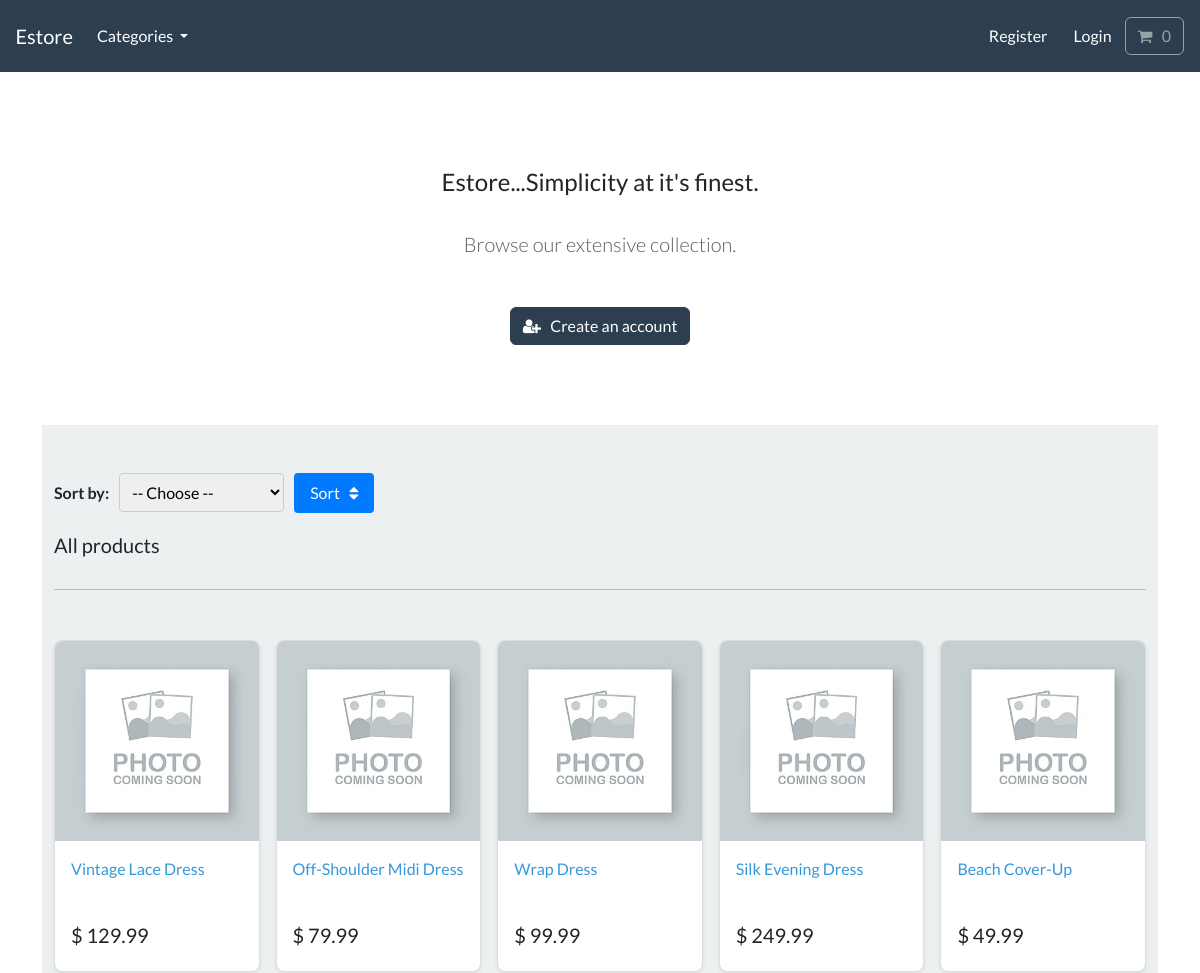
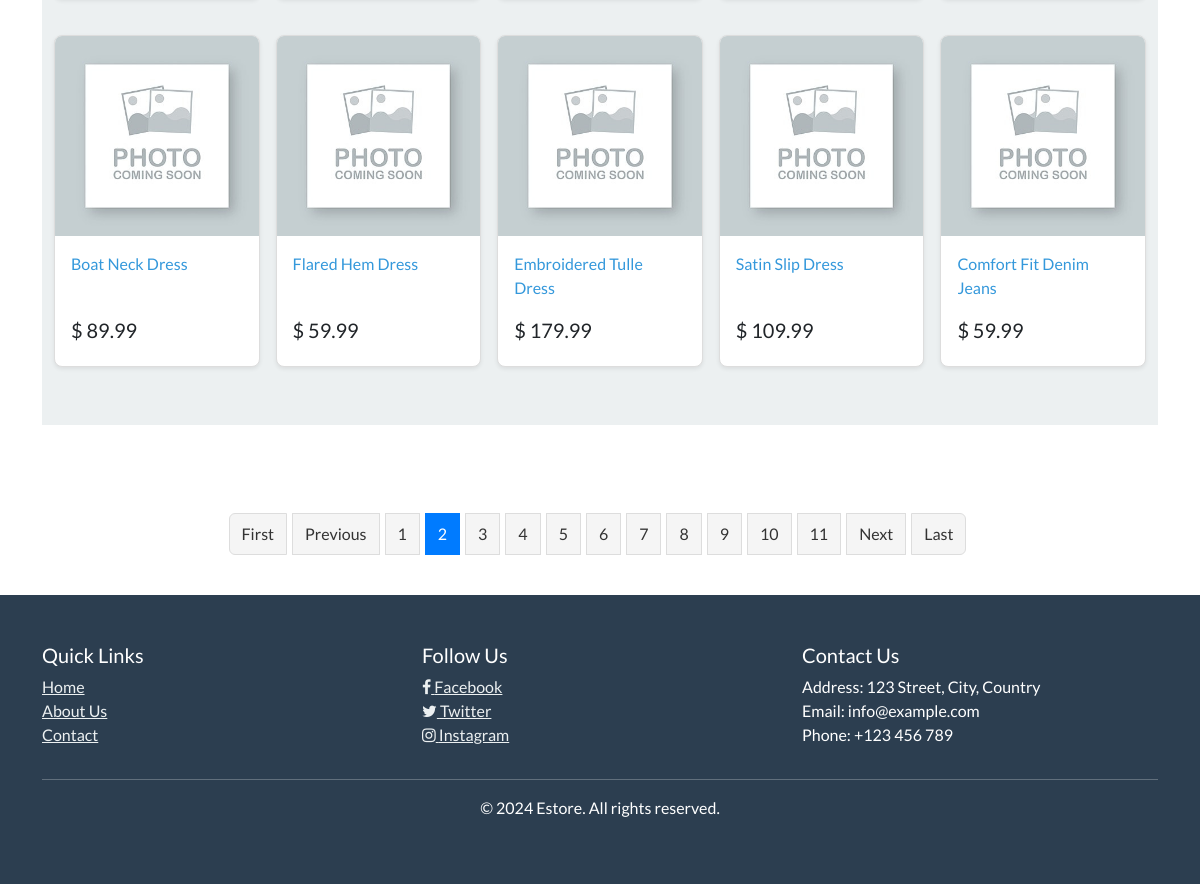
Screenshot of /?page=2 with the database file from the repository (2 pictures, top to bottom).
### store/models.py (models this page shows, shortened)
class Product(models.Model):
    category = models.ForeignKey(
        Category, related_name="product", on_delete=models.CASCADE, null=True
    )
    title = models.CharField(max_length=250)
    brand = models.CharField(max_length=250, default="unbranded")
    description = models.TextField(blank=True)
    slug = AutoSlugField(populate_from="title", unique=True)
    price = models.DecimalField(max_digits=6, decimal_places=2)
    default_image = models.ImageField(default="images/default.jpg", upload_to="images")
    class Meta:
        verbose_name_plural = "products"
    def get_absolute_url(self):
        return reverse("product-info", args=[self.slug])

### store/views.py (the view)
# urls.py: path("", include("store.urls")),  # Store
def store(request):
    sort_by = request.GET.get("sort_by")
    if sort_by == "price_asc":
        all_products = Product.objects.all().order_by("price")
    elif sort_by == "price_desc":
        all_products = Product.objects.all().order_by("-price")
    elif sort_by == "name_asc":
        all_products = Product.objects.all().order_by("title")
    elif sort_by == "name_desc":
        all_products = Product.objects.all().order_by("-title")
    else:
        all_products = Product.objects.all().order_by("id")
    paginator = Paginator(all_products, 10)  # Show 10 products per page
    page_number = request.GET.get("page")
    try:
        products = paginator.page(page_number)
    except PageNotAnInteger:
        products = paginator.page(1)
    except EmptyPage:
        products = paginator.page(paginator.num_pages)
    context = {
        "my_products": products,
        "sort_by": sort_by,
    }
    return render(request, "store/store.html", context)

### cart/cart.py (called while the page is built)
    def __len__(self):
        return sum(item["qty"] for item in self.cart.values())

### cart/context_processors.py (called while the page is built)
def cart(request):
    return {"cart": Cart(request)}

### store/models.py (called while the page is built)
    def get_absolute_url(self):
        return reverse("list-category", args=[self.slug])

### store/views.py (called while the page is built)
def categories(request):
    all_categories = Category.objects.all()
    return {"all_categories": all_categories}

### store/templates/store/store.html (shortened to what this page needs)
{% extends "./base.html" %}
{% load static %}
{% block content %}
    <section class="py-4 text-center container">
        {% if not user.is_authenticated %}
            <div class="row py-lg-5">
                <div class="col-lg-6 col-md-8 mx-auto">
                    <h4> Estore...Simplicity at it's finest. </h4>
                    <br>
                    <p class="lead text-muted">
                    Browse our extensive collection.
                    </p>
                    <br>
                    <a href="{% url "register" %}" class="btn btn-primary my-2"> <i class="fa fa-user-plus" aria-hidden="true"></i> &nbsp; Create an account </a>
                </div>
            </div>
        {% endif %}
    </section>
    <div class="album py-5 bg-light">
        <div class="container">
            <form method="get" action="{% url 'store' %}" class="sort-form">
                <label for="sort_by">Sort by:</label>
                <select name="sort_by" id="sort_by">
                    <option value="">-- Choose --</option>
                </select>
                <button type="submit">Sort &nbsp; <i class="fa fa-sort" aria-hidden="true"></i></button>
            </form>
            <div class="pb-3 h5"> All products </div>
            <hr>
            <br>
            <div class="row row-cols-1 row-cols-sm-2 row-cols-md-5 g-3">
                {% for product in my_products %}
                    <div class="col">
                        <div class="card shadow-sm">
                            <img class="img-fluid" alt="Responsive image" src="{{product.default_image.url}}">
                            <div class="card-body">
                                <p class="card-text">
                                    <a class="text-info text-decoration-none" href="{{product.get_absolute_url}}">{{product.title | capfirst}}</a>
                                </p>
                                <div class="d-flex justify-content-between align-items-center">
                                    <h5>$ {{product.price}} </h5>
                                </div>
                            </div>
                        </div>
                    </div>
                {% endfor %}
            </div>
        </div>
    </div>
    <br>
    <br>
    <div class="pagination justify-content-center">
        <ul class="pagination">
        {% if my_products.has_previous %}
            <li class="page-item"><a class="page-link" href="?page=1">First</a></li>
            <li class="page-item"><a class="page-link" href="?page={{ my_products.previous_page_number }}">Previous</a></li>
        {% endif %}
        {% for num in my_products.paginator.page_range %}
            {% if my_products.number == num %}
            <li class="page-item active" aria-current="page"><span class="page-link">{{ num }} <span class="sr-only">(current)</span></span></li>
            {% else %}
            <li class="page-item"><a class="page-link" href="?page={{ num }}">{{ num }}</a></li>
            {% endif %}
        {% endfor %}
        {% if my_products.has_next %}
            <li class="page-item"><a class="page-link" href="?page={{ my_products.next_page_number }}">Next</a></li>
            <li class="page-item"><a class="page-link" href="?page={{ my_products.paginator.num_pages }}">Last</a></li>
        {% endif %}
        </ul>
    </div>
    <br>
{% endblock %}

### static/css/styles.css (style rules this page uses)
.card { border-radius: 10px; margin-bottom: 70px; }
.card-body { border-radius: 10px; }
.text-muted { color: #999; }
.sort-form { display: flex; align-items: center; margin-bottom: 20px; }
.sort-form label { margin-right: 10px; font-weight: bold; }
.sort-form select { padding: 8px; font-size: 16px; border: 1px solid #ccc; border-radius: 4px; margin-right: 10px; }
.sort-form button { padding: 8px 16px; font-size: 16px; background-color: #007bff; color: white; border: none; border-radius: 4px; cursor: pointer; }
.pagination { display: flex; justify-content: center; margin-top: 20px; }
.pagination .page-item { display: inline-block; margin-right: 5px; }
.pagination .page-link { padding: 8px 12px; border: 1px solid #ddd; background-color: #f5f5f5; color: #333; text-decoration: none; }
.pagination .page-item.active .page-link { background-color: #007bff; border-color: #007bff; color: white; }
.card { width: 100%; min-width: auto; height: auto; background-color: #fff; border: 1px solid #ddd; border-radius: 8px; overflow: hidden; margin: 10px; margin-inline-start: auto; margin-inline-end: auto; }
.card img { object-fit: cover; height: 200px; width: 100%; }
.card-text { height: 50px; overflow: hidden; text-overflow: ellipsis; }

### rows the page displays
Product: default_image (placeholder picture), title "Vintage Lace Dress", price "129.99"
Product: default_image (placeholder picture), title "Off-Shoulder Midi Dress", price "79.99"
Product: default_image (placeholder picture), title "Wrap Dress", price "99.99"
Product: default_image (placeholder picture), title "Silk Evening Dress", price "249.99"
Product: default_image (placeholder picture), title "Beach Cover-Up", price "49.99"
Product: default_image (placeholder picture), title "Boat Neck Dress", price "89.99"
Product: default_image (placeholder picture), title "Flared Hem Dress", price "59.99"
Product: default_image (placeholder picture), title "Embroidered Tulle Dress", price "179.99"
Product: default_image (placeholder picture), title "Satin Slip Dress", price "109.99"
Product: default_image (placeholder picture), title "Comfort Fit Denim Jeans", price "59.99"

### other values shown
{{ num }} "1" "3" "4" "5" "6" "7" "8" "9" "10" "11"
{{ num }} "2"
